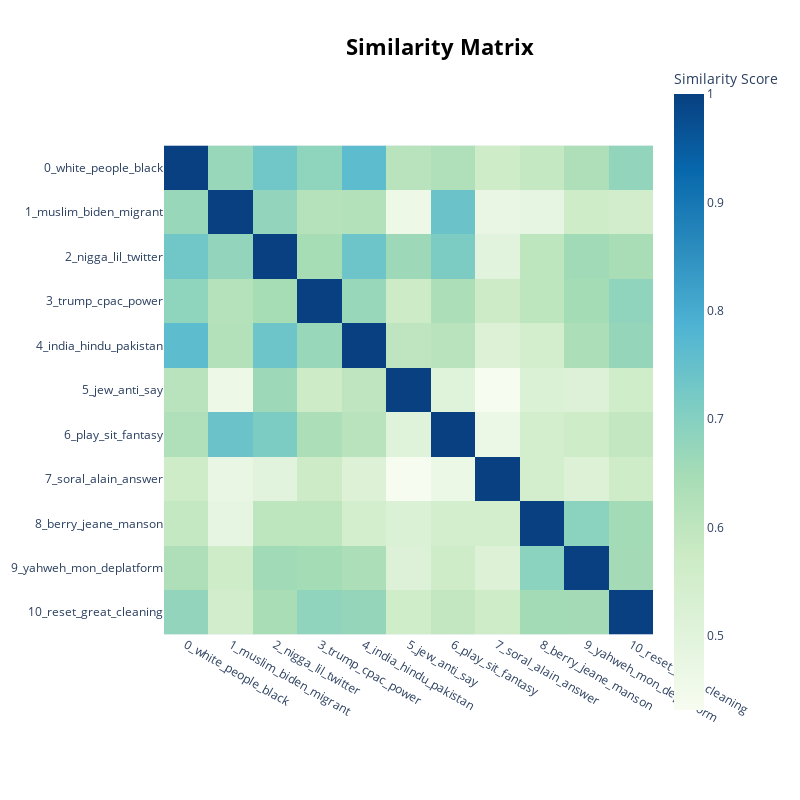

Write notebook code for a chart like this one.
### Code cell
model.visualize_heatmap()

### Figure 1 — Plotly figure (JSON) as saved in the notebook; plotly's stock layout.template omitted (floating-point values rounded to 4 significant figures)
{"data": [{"coloraxis": "coloraxis", "hovertemplate": "x: %{x}<br>y: %{y}<br>Similarity Score: %{z}<extra></extra>", "name": "0", "type": "heatmap", "x": ["0_white_people_black", "1_muslim_biden_migrant", "2_nigga_lil_twitter", "3_trump_cpac_power", "4_india_hindu_pakistan", "5_jew_anti_say", "6_play_sit_fantasy", "7_soral_alain_answer", "8_berry_jeane_manson", "9_yahweh_mon_deplatform", "10_reset_great_cleaning"], "xaxis": "x", "y": ["0_white_people_black", "1_muslim_biden_migrant", "2_nigga_lil_twitter", "3_trump_cpac_power", "4_india_hindu_pakistan", "5_jew_anti_say", "6_play_sit_fantasy", "7_soral_alain_answer", "8_berry_jeane_manson", "9_yahweh_mon_deplatform", "10_reset_great_cleaning"], "yaxis": "y", "z": [[1.0, 0.669, 0.7315, 0.6839, 0.7625, 0.6136, 0.6283, 0.5643, 0.589, 0.633, 0.6771], [0.669, 1, 0.6775, 0.6194, 0.6227, 0.4634, 0.7416, 0.4768, 0.4834, 0.5621, 0.5523], [0.7315, 0.6775, 1.0, 0.6463, 0.7385, 0.6615, 0.7148, 0.4993, 0.6042, 0.6561, 0.6445], [0.6839, 0.6194, 0.6463, 1.0, 0.6702, 0.5694, 0.636, 0.5708, 0.6039, 0.6509, 0.6829], [0.7625, 0.6227, 0.7385, 0.6702, 1.0, 0.6021, 0.612, 0.5179, 0.549, 0.6367, 0.6745], [0.6136, 0.4634, 0.6615, 0.5694, 0.6021, 1.0, 0.5074, 0.4315, 0.5217, 0.5159, 0.5596], [0.6283, 0.7416, 0.7148, 0.636, 0.612, 0.5074, 1.0, 0.4643, 0.5471, 0.5669, 0.5907], [0.5643, 0.4768, 0.4993, 0.5708, 0.5179, 0.4315, 0.4643, 1.0, 0.5502, 0.5179, 0.5634], [0.589, 0.4834, 0.6042, 0.6039, 0.549, 0.5217, 0.5471, 0.5502, 1.0, 0.69, 0.6528], [0.633, 0.5621, 0.6561, 0.6509, 0.6367, 0.5159, 0.5669, 0.5179, 0.69, 1.0, 0.6511], [0.6771, 0.5523, 0.6445, 0.6829, 0.6745, 0.5596, 0.5907, 0.5634, 0.6528, 0.6511, 1.0]]}], "layout": {"coloraxis": {"colorbar": {"title": {"text": "Similarity Score"}}, "colorscale": [[0, "rgb(247,252,240)"], [0.125, "rgb(224,243,219)"], [0.25, "rgb(204,235,197)"], [0.375, "rgb(168,221,181)"], [0.5, "rgb(123,204,196)"], [0.625, "rgb(78,179,211)"], [0.75, "rgb(43,140,190)"], [0.875, "rgb(8,104,172)"], [1, "rgb(8,64,129)"]]}, "height": 800, "hoverlabel": {"bgcolor": "white", "font": {"family": "Rockwell", "size": 16}}, "legend": {"title": {"text": "Trend"}}, "margin": {"t": 60}, "showlegend": true, "title": {"font": {"color": "Black", "size": 22}, "text": "<b>Similarity Matrix", "x": 0.55, "xanchor": "center", "y": 0.95, "yanchor": "top"}, "width": 800, "xaxis": {"anchor": "y", "constrain": "domain", "domain": [0, 1], "scaleanchor": "y"}, "yaxis": {"anchor": "x", "autorange": "reversed", "constrain": "domain", "domain": [0, 1]}}}
